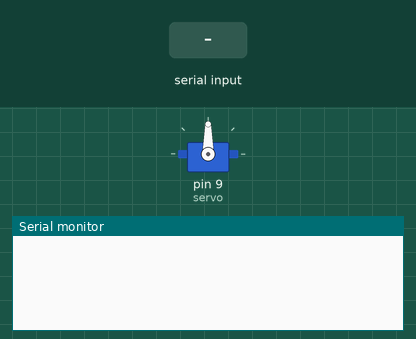
Simulated run of this sketch. Board: Arduino Uno, built with avr-gcc and run on an emulated ATmega328P. On the bench: servo, the last lines printed to the serial monitor. The test bench sets the inputs (shaded band).

Above: at 1.2 s.
1.3 s: "left" received over the second serial link
At 3.6 s:
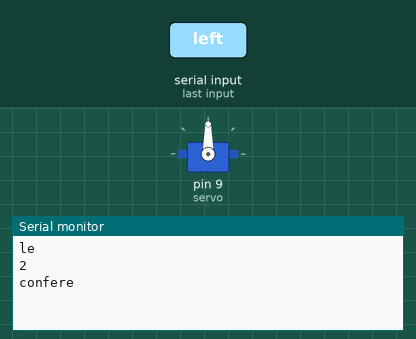
3.8 s: "center" received over the second serial link
At 6.3 s:
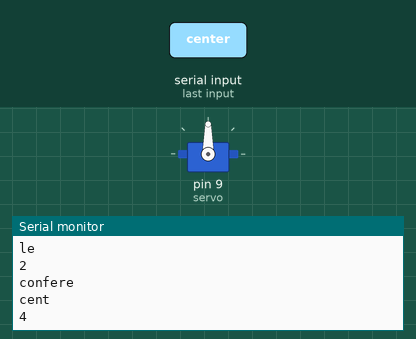
6.8 s: "right" received over the second serial link
At 8.9 s:
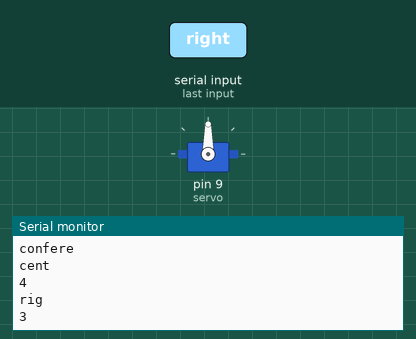

Measured:
- after the input at 1.3 s, the serial monitor: prints a new line after 1.0 s (image 1)
- after the input at 3.8 s, the serial monitor: prints a new line after 2.1 s (image 2)
- after the input at 6.8 s, the serial monitor: prints a new line after 1.0 s (image 3)

The sketch:

teste_basico_comunicacao_bluetooth_serial.ino
```cpp
#include<SoftwareSerial.h>;
#include<Servo.h>;


// @jucabnu

Servo servo;
SoftwareSerial btCom(10,11);

void setup(){

  Serial.begin(9600);
  btCom.begin(9600);
  btCom.println("teste...");
  servo.attach(9);
  servo.write(90);

}

void loop(){


  String comando;
  String comandoPronto;
//  btCom.print("Aguardando comando:");

  if(btCom.available()){
    comando = btCom.readString();
    comandoPronto = comando.substring(0, comando.length()-2);
    Serial.println(comandoPronto);
    Serial.println(comandoPronto.length());
//    servo.write(comando);


    if(comandoPronto == "left"){
      servo.write(5);
    }
    if(comandoPronto == "center"){
      servo.write(90);
    }
    if(comandoPronto == "right"){
      servo.write(175);
    }

    delay(500);


  }
  delay(100);

  if(comando == "left"){
    Serial.println("confere");
    delay(2000);
  }

}
```
